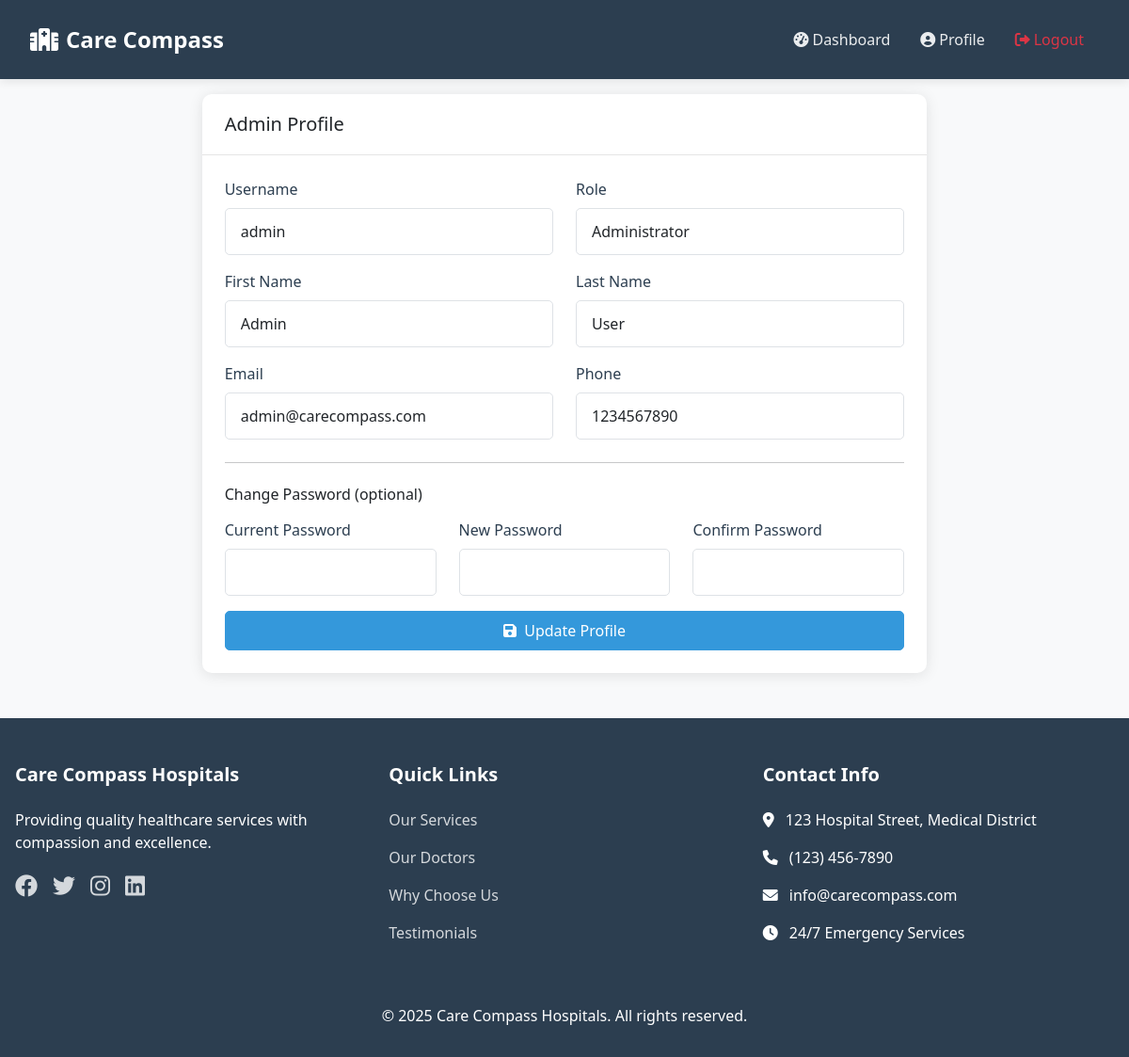
Screenshot of /admin/profile.php (signed in) with the database file from the repository.
### tables this page shows
CREATE TABLE users (
                id INTEGER PRIMARY KEY AUTOINCREMENT,
                username TEXT UNIQUE NOT NULL,
                password TEXT NOT NULL,
                email TEXT UNIQUE NOT NULL,
                first_name TEXT NOT NULL,
                last_name TEXT,
                phone TEXT,
                user_type TEXT NOT NULL CHECK(user_type IN ("admin", "doctor", "patient", "staff")),
                specialization TEXT,
                last_login DATETIME,
                created_at DATETIME DEFAULT CURRENT_TIMESTAMP
            , consultation_fee DECIMAL(10,2) DEFAULT 0.00);

### admin/profile.php (the view, shortened to what this page needs)
<?php
require_once '../includes/header.php';
$db = getDBConnection();
$stmt = $db->prepare('
    SELECT username, email, first_name, last_name, phone, created_at
    FROM users
    WHERE id = :user_id
');
$stmt->bindValue(':user_id', $_SESSION['user_id'], SQLITE3_INTEGER);
$result = $stmt->execute();
$user = $result->fetchArray(SQLITE3_ASSOC);
?>
<div class="container py-4">
    <div class="row justify-content-center">
        <div class="col-md-8">
            <div class="card">
                <div class="card-header">
                    <h5 class="mb-0">Admin Profile</h5>
                </div>
                <div class="card-body">
                    <form method="POST" action="<?php echo $_SERVER['PHP_SELF']; ?>">
                        <div class="row mb-3">
                            <div class="col-md-6">
                                <label for="username" class="form-label">Username</label>
                                <input type="text" class="form-control" id="username" value="<?php echo htmlspecialchars($user['username']); ?>" readonly>
                            </div>
                            <div class="col-md-6">
                                <label for="role" class="form-label">Role</label>
                                <input type="text" class="form-control" id="role" value="Administrator" readonly>
                            </div>
                        </div>
                        <div class="row mb-3">
                            <div class="col-md-6">
                                <label for="first_name" class="form-label">First Name</label>
                                <input type="text" class="form-control" id="first_name" name="first_name" value="<?php echo htmlspecialchars($user['first_name']); ?>" required>
                            </div>
                            <div class="col-md-6">
                                <label for="last_name" class="form-label">Last Name</label>
                                <input type="text" class="form-control" id="last_name" name="last_name" value="<?php echo htmlspecialchars($user['last_name']); ?>" required>
                            </div>
                        </div>
                        <div class="row mb-3">
                            <div class="col-md-6">
                                <label for="email" class="form-label">Email</label>
                                <input type="email" class="form-control" id="email" name="email" value="<?php echo htmlspecialchars($user['email']); ?>" required>
                            </div>
                            <div class="col-md-6">
                                <label for="phone" class="form-label">Phone</label>
                                <input type="tel" class="form-control" id="phone" name="phone" value="<?php echo htmlspecialchars($user['phone']); ?>" required>
                            </div>
                        </div>
                        <hr class="my-4">
                        <h6 class="mb-3">Change Password (optional)</h6>
                        <div class="row mb-3">
                            <div class="col-md-4">
                                <label for="current_password" class="form-label">Current Password</label>
                                <input type="password" class="form-control" id="current_password" name="current_password">
                            </div>
                            <div class="col-md-4">
                                <label for="new_password" class="form-label">New Password</label>
                                <input type="password" class="form-control" id="new_password" name="new_password">
                            </div>
                            <div class="col-md-4">
                                <label for="confirm_password" class="form-label">Confirm Password</label>
                                <input type="password" class="form-control" id="confirm_password" name="confirm_password">
                            </div>
                        </div>
                        <div class="d-grid gap-2">
                            <button type="submit" class="btn btn-primary">
                                <i class="fas fa-save me-1"></i> Update Profile
                            </button>
                        </div>
                    </form>
                </div>
            </div>
        </div>
    </div>
</div>
<?php require_once '../includes/footer.php'; ?>

### css/common.css (style rules this page uses)
:root { --primary-color: #2c3e50; --secondary-color: #3498db; --light-bg: #f8f9fa; --dark-text: #2c3e50; --light-text: #6c757d; }
body { font-family: 'Segoe UI', Tahoma, Geneva, Verdana, sans-serif; color: var(--dark-text); min-height: 100vh; display: flex; flex-direction: column; margin: 0; padding-top: 76px; position: relative; background-color: var(--light-bg); }
.container { max-width: 1200px; margin: 0 auto; padding: 0 1rem; }
.card { background: white; border: none; border-radius: 10px; box-shadow: 0 2px 15px rgba(0, 0, 0, 0.1); transition: all 0.3s ease; margin-bottom: 1.5rem; }
.card-header { background-color: transparent; border-bottom: 1px solid rgba(0, 0, 0, 0.1); padding: 1.25rem 1.5rem; }
.card-body { padding: 1.5rem; }
.btn { padding: 0.5rem 1.5rem; font-weight: 500; border-radius: 5px; transition: all 0.3s ease; }
.btn-primary { background-color: var(--secondary-color); border-color: var(--secondary-color); }
.form-control { border-radius: 5px; padding: 0.75rem 1rem; border: 1px solid #dee2e6; transition: all 0.3s ease; }
.form-label { font-weight: 500; color: var(--dark-text); }

### rows the page displays
users: username "admin", first_name "Admin", last_name "User", email "admin@carecompass.com", phone "1234567890"
